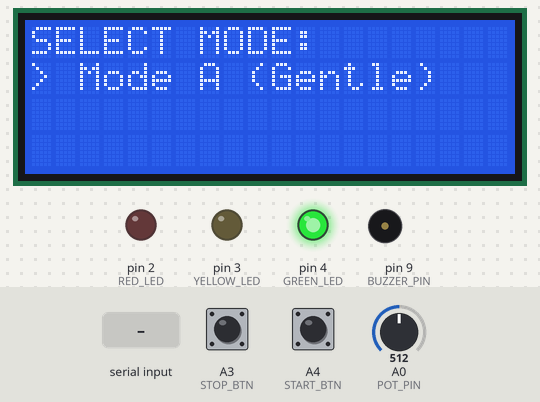
The sketch below on a simulated Arduino Mega 2560, built with avr-gcc and run on an emulated ATmega2560. Parts: 20×4 character LCD, output pins drawn as LEDs (lit = HIGH), buzzer (waves = sounding). The test bench sets the inputs (shaded band); at power-on: A4 (START_BTN) HIGH, A0 (POT_PIN) = 512, A3 (STOP_BTN) HIGH. What the sketch prints to the serial monitor is not drawn.

Above: at 2.8 s.
2.9 s: "r\n" received over the second serial link
At 5.6 s:
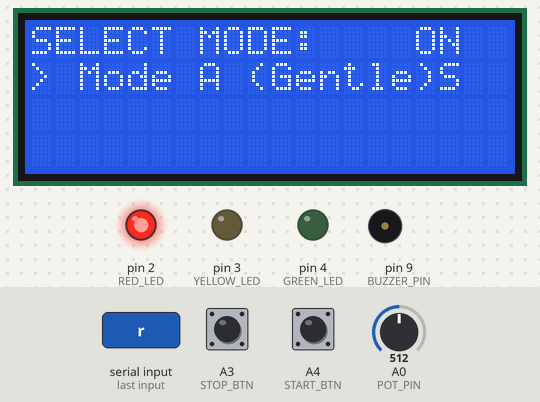
5.9 s: A4 (START_BTN) pulled LOW for 0.15 s
At 6.9 s:
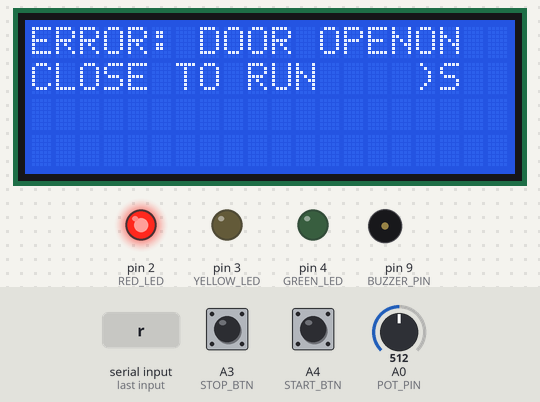
8.5 s: "V\n" received over the second serial link
At 9.8 s:
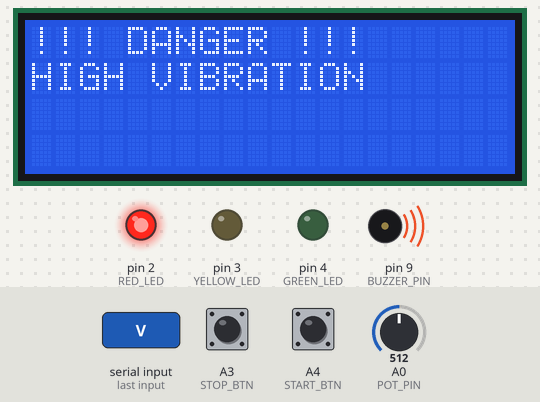
11.5 s: A4 (START_BTN) pulled LOW for 1 s
At 12.5 s:
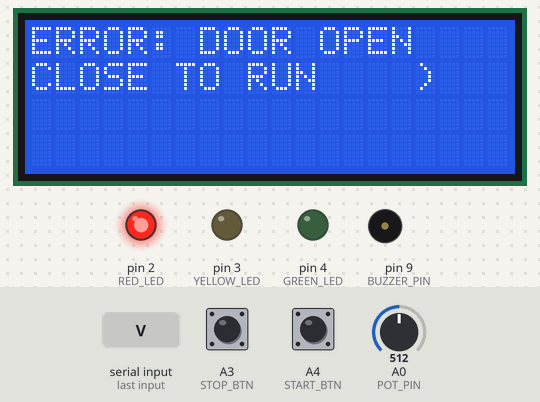
14.1 s: "x\n" received over the second serial link
At 15.3 s:
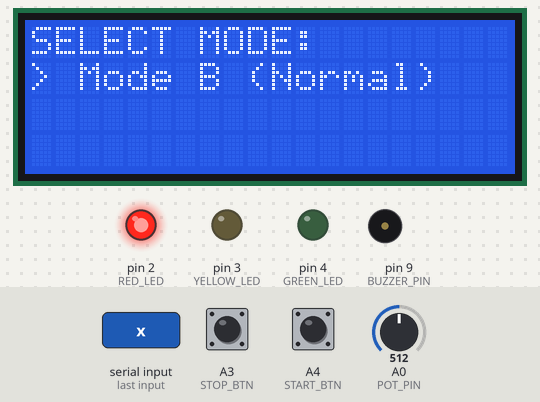
15.6 s: "y\n" received over the second serial link
At 16.8 s:
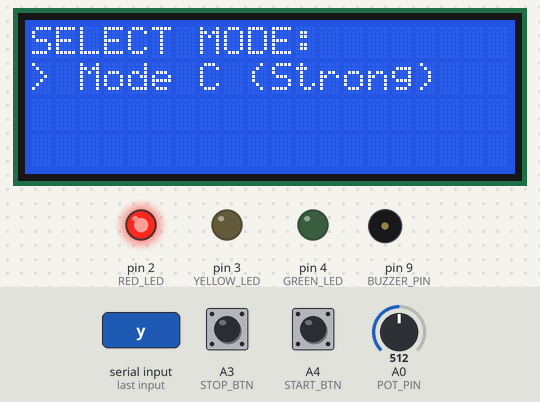
Timing chart, 0 to 18.1 s (numbered marks = the images above; inputs shaded):
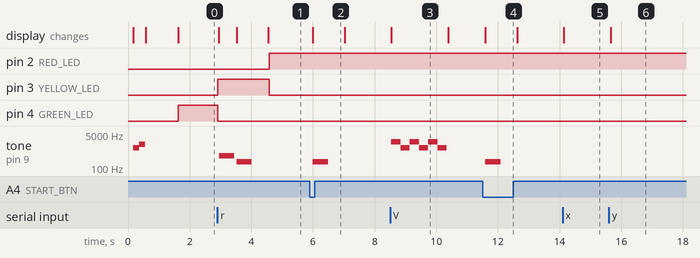

The sketch:

arduino.master.ino
```cpp
/*
 * ARDUINO MEGA - FINAL WORKING VERSION
 * Controls: LCD, 3 LEDs, 2 Buttons, Pot, Buzzer
 * Communicates with ESP32 via Serial1 (TX18, RX19)
 */

#include <Wire.h>
#include <LiquidCrystal_I2C.h>

// --- PIN DEFINITIONS ---
#define POT_PIN      A0
#define START_BTN    A4
#define STOP_BTN     A3
#define GREEN_LED    4  // Ready
#define YELLOW_LED   3  // Running
#define RED_LED      2  // Stopped/Alert
#define BUZZER_PIN   9

LiquidCrystal_I2C lcd(0x27, 20, 4);

enum SystemState { STATE_MENU = 0, STATE_RUNNING = 1, STATE_STOPPED = 2 };
SystemState currentState = STATE_MENU;

int washMode = 0;
bool isDoorClosed = false;
bool lastStopState = HIGH;
bool lastStartState = HIGH;
unsigned long lastCommTime = 0;
int lastPotVal = 0;

void setup() {
  Serial.begin(9600);
  Serial1.begin(9600);

  delay(100);
  while(Serial1.available()) Serial1.read();

  pinMode(START_BTN, INPUT_PULLUP);
  pinMode(STOP_BTN, INPUT_PULLUP);
  pinMode(GREEN_LED, OUTPUT);
  pinMode(YELLOW_LED, OUTPUT);
  pinMode(RED_LED, OUTPUT);
  pinMode(BUZZER_PIN, OUTPUT);

  digitalWrite(GREEN_LED, LOW);
  digitalWrite(YELLOW_LED, LOW);
  digitalWrite(RED_LED, LOW);

  lcd.init();
  lcd.backlight();

  tone(BUZZER_PIN, 1000, 200); delay(200);
  tone(BUZZER_PIN, 1500, 200); delay(200);

  lcd.setCursor(0, 0);
  lcd.print("SYSTEM INITIALIZED");
  delay(1000);
  lcd.clear();

  lastPotVal = analogRead(POT_PIN);
  updateLCDMode();

  Serial.println("Mega Ready!");
}

void loop() {
  // --- 1. RECEIVE DATA FROM ESP32 ---
  while (Serial1.available()) {
    char c = Serial1.read();

    if (c < 32 && c != '\n') continue;
    if (c > 126) continue;

    if (c == 'C') isDoorClosed = true;
    if (c == 'O') isDoorClosed = false;
    if (c == 'V') triggerVibrationAlarm();

    // Sync from App (ESP32 sends these when Blynk changes)
    if (c == 'w') { washMode = 0; updateLCDMode(); }
    if (c == 'x') { washMode = 1; updateLCDMode(); }
    if (c == 'y') { washMode = 2; updateLCDMode(); }
    if (c == 'z') { washMode = 3; updateLCDMode(); }

    if (c == 'r') { currentState = STATE_RUNNING; Serial.println("App: RUN"); }
    if (c == 'p') { currentState = STATE_STOPPED; Serial.println("App: STOP"); }
    if (c == 'm') { currentState = STATE_MENU; Serial.println("App: MENU"); }
  }

  // --- 2. PERIODIC UPDATE TO ESP32 ---
  if (millis() - lastCommTime > 200) {
    sendStateToESP();
    lastCommTime = millis();
  }

  // --- 3. READ BUTTONS ---
  bool currentStopState = digitalRead(STOP_BTN);
  bool currentStartState = digitalRead(START_BTN);

  switch (currentState) {
    case STATE_MENU:
      digitalWrite(GREEN_LED, HIGH);
      digitalWrite(YELLOW_LED, LOW);
      digitalWrite(RED_LED, LOW);
      handlePotentiometer();
      if (currentStartState == LOW && lastStartState == HIGH) {
        delay(50);
        if (digitalRead(START_BTN) == LOW) {
          if (isDoorClosed) startCycle();
          else showDoorError();
        }
      }
      break;

    case STATE_RUNNING:
      digitalWrite(GREEN_LED, LOW);
      digitalWrite(YELLOW_LED, HIGH);
      digitalWrite(RED_LED, LOW);
      handleRunningDisplay();
      if (!isDoorClosed) { stopCycle(); showDoorError(); }
      if (currentStopState == LOW && lastStopState == HIGH) {
        delay(50);
        if (digitalRead(STOP_BTN) == LOW) stopCycle();
      }
      break;

    case STATE_STOPPED:
      digitalWrite(GREEN_LED, LOW);
      digitalWrite(YELLOW_LED, LOW);
      digitalWrite(RED_LED, HIGH);
      if (currentStartState == LOW && lastStartState == HIGH) {
        delay(50);
        if (digitalRead(START_BTN) == LOW) {
          if (isDoorClosed) startCycle();
          else showDoorError();
        }
      }
      if (currentStopState == LOW && lastStopState == HIGH) {
        delay(50);
        if (digitalRead(STOP_BTN) == LOW) resetToMenu();
      }
      break;
  }

  lastStopState = currentStopState;
  lastStartState = currentStartState;
  delay(20);
}

void sendStateToESP() {
  Serial1.print('S');
  Serial1.print((int)currentState);
  Serial1.print('M');
  Serial1.print(washMode);
  Serial1.print('\n');
  Serial1.flush();
}

void triggerVibrationAlarm() {
  currentState = STATE_STOPPED;
  sendStateToESP();
  lcd.clear();
  lcd.setCursor(0, 0); lcd.print("!!! DANGER !!!");
  lcd.setCursor(0, 1); lcd.print("HIGH VIBRATION");
  for(int i=0; i<3; i++) {
    tone(BUZZER_PIN, 2000); delay(300);
    tone(BUZZER_PIN, 1000); delay(300);
  }
  noTone(BUZZER_PIN);
  lcd.clear();
  updateLCDMode();
}

void handlePotentiometer() {
  int curPotVal = analogRead(POT_PIN);
  if (abs(curPotVal - lastPotVal) > 30) {
    int newMode = washMode;
    if (curPotVal <= 250) newMode = 0;
    else if (curPotVal <= 500) newMode = 1;
    else if (curPotVal <= 750) newMode = 2;
    else newMode = 3;

    if (newMode != washMode) {
      washMode = newMode;
      updateLCDMode();
      lastPotVal = curPotVal;

      char modes[] = {'w', 'x', 'y', 'z'};
      Serial1.print(modes[washMode]);
      Serial1.flush();
      delay(10);
      sendStateToESP();

      Serial.print("Mode changed to ");
      Serial.println(washMode);
    }
  }
}

void updateLCDMode() {
  lcd.setCursor(0, 0);
  lcd.print("SELECT MODE:    ");
  lcd.setCursor(0, 1);
  switch(washMode) {
    case 0: lcd.print("> Mode A (Gentle)"); break;
    case 1: lcd.print("> Mode B (Normal)"); break;
    case 2: lcd.print("> Mode C (Strong)"); break;
    case 3: lcd.print("> Mode D (Spin)  "); break;
  }
}

void startCycle() {
  currentState = STATE_RUNNING;

  Serial1.print('r');
  Serial1.flush();
  delay(10);
  sendStateToESP();

  Serial.println("Manual: STARTING MOTOR");
  int melody[] = {523, 659, 784, 1046};
  for (int i = 0; i < 4; i++) {
    tone(BUZZER_PIN, melody[i], 150);
    delay(100);
  }
  noTone(BUZZER_PIN);
  lcd.clear();
  handleRunningDisplay();
}

void stopCycle() {
  currentState = STATE_STOPPED;

  Serial1.print('p');
  Serial1.flush();
  delay(10);
  sendStateToESP();

  Serial.println("Manual: STOPPING MOTOR");
  tone(BUZZER_PIN, 400, 500);
  delay(500);
  noTone(BUZZER_PIN);
  lcd.clear();
  lcd.setCursor(0, 0);
  lcd.print("PAUSED: START->CON");
  lcd.setCursor(0, 1);
  lcd.print("        STOP ->RES");
}

void resetToMenu() {
  currentState = STATE_MENU;

  Serial1.print('m');
  Serial1.flush();
  delay(10);
  sendStateToESP();

  Serial.println("Manual: RESET TO MENU");
  int melody[] = {1046, 784, 659, 523};
  for (int i = 0; i < 4; i++) {
    tone(BUZZER_PIN, melody[i], 150);
    delay(100);
  }
  noTone(BUZZER_PIN);
  lcd.clear();
  updateLCDMode();
}

void showDoorError() {
  lcd.setCursor(0, 0);
  lcd.print("ERROR: DOOR OPEN");
  lcd.setCursor(0, 1);
  lcd.print("CLOSE TO RUN    ");
  tone(BUZZER_PIN, 200, 500);
  delay(500);
  noTone(BUZZER_PIN);
  delay(500);
  updateLCDMode();
}

void handleRunningDisplay() {
  lcd.setCursor(0, 0);
  lcd.print("STATUS: RUNNING ");
  lcd.setCursor(0, 1);
  lcd.print("MODE: ");
  lcd.print((char)('A' + washMode));
  lcd.print("           ");
}
```

Measured:
- after the input at 2.9 s, pin 2 (RED_LED): LOW → HIGH after 1.7 s; pin 3 (YELLOW_LED): LOW → HIGH at once, → LOW 1.7 s later
- after the input at 5.9 s, tone on pin 9 (BUZZER_PIN): silent → 200 Hz after 0.09 s, → silent 0.50 s later; the display: changes after 0.09 s (image 2)
- after the input at 8.5 s, tone on pin 9 (BUZZER_PIN): silent → 2000 Hz at once, then repeats every 0.60 s: 1000 Hz 0.30 s, 2000 Hz 0.30 s, until it stays silent from 10.3 s; the display: changes at once (image 3)
- after the input at 11.5 s, tone on pin 9 (BUZZER_PIN): silent → 200 Hz after 0.09 s, → silent 0.50 s later; the display: changes after 0.09 s (image 4)
- after the input at 14.1 s, the display: changes at once (image 5)
- after the input at 15.6 s, the display: changes after 0.05 s (image 6)
- what the display in image 3 shows lasts 1.9 s, from 8.5 s to 10.4 s
